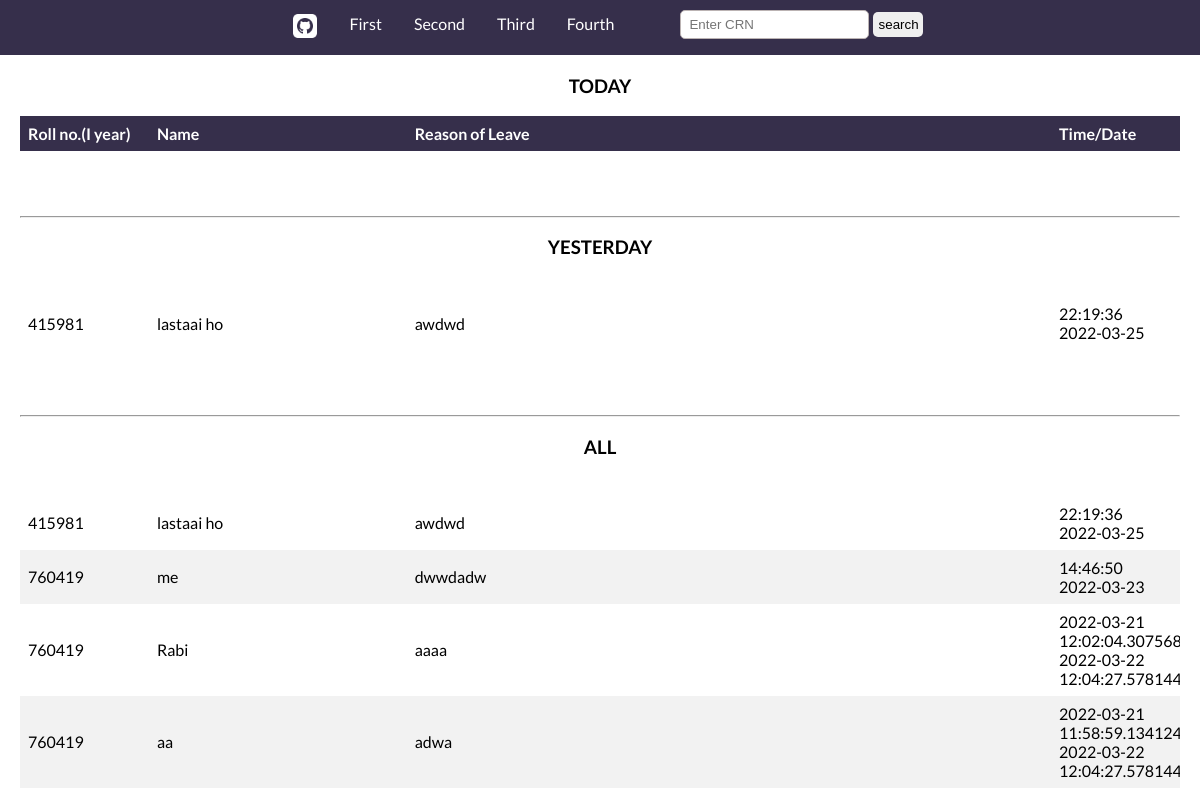
Before: /applicants-lists/1 with the older database file.
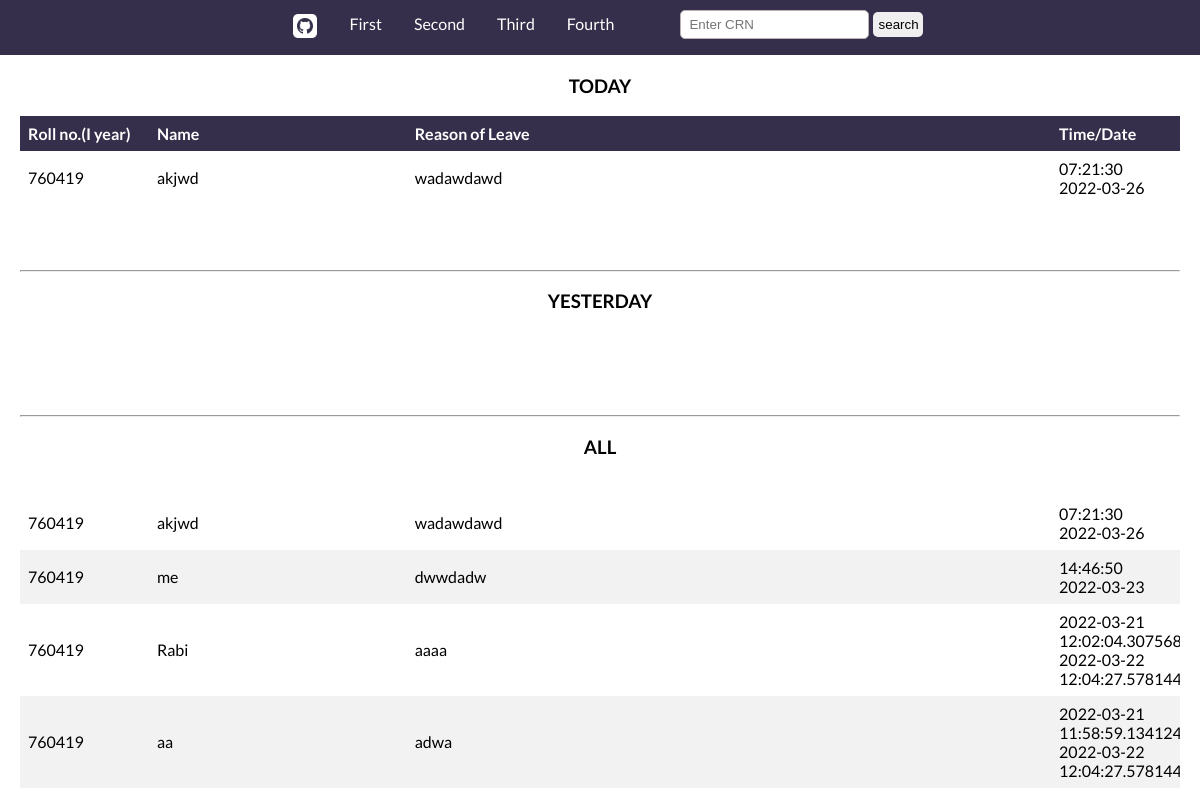
After: the same page with the newer database file.
### leaveformapp/models.py (models this page shows, shortened)
class Students(models.Model):
    id = models.AutoField(primary_key=True)
    fullname = models.CharField(max_length=50)
    roll = models.IntegerField()
    year = models.CharField(max_length=50)
    createdTime = models.CharField(max_length=50)
    createdDate = models.CharField(max_length=50)
    reason = models.TextField()

### leaveformapp/views.py (the view)
# urls.py: path('applicants-lists/1', views.first_year, name='firstyear'),
def first_year(request):
    data = dataRetriveByYear(request, 'First', 'firstyear.html')
    return render(request, 'firstyear.html', data)

### templates/firstyear.html (shortened to what this page needs)
{% extends 'base.html'%}
{% block yearblock %}I{% endblock%}

### templates/base.html (shortened to what this page needs)
{% load static %}
<!DOCTYPE html>
<html lang="en">
<head>
    <link rel="stylesheet" href={% static 'liststyle.css' %}>
</head>
<body>
    <nav >
        <ul >
            <li ><a
                    href="https://github.com/rabibasukala01/Application-of-Leave"><img src={%static 'github.png'%} alt="contribute"></a>
            </li>
            <li><a href="{% url 'firstyear'%}">First</a></li>
            <li><a href="{% url 'secondyear'%}">Second</a></li>
            <li><a href="{% url 'thirdyear'%}">Third</a></li>
            <li><a href="{% url 'fourthyear'%}">Fourth</a></li>
            <li>
                <form action="" method="post" style="margin-left:50px ;">
                    <input type="text" name="searched" id="searchfield" placeholder="Enter CRN">
                    <input type="submit" name="submit" value="search" id="search-btn">
                </form>
            </li>
        </ul>
    </nav>
    <div id="container">
        <table class="table">
            <h3 style="text-align: center;">TODAY</h3>
            <colgroup>
                <col style="width:10%">
                <col style="width:20%">
                <col style="width:50%">
                <col style="width:10%">
            </colgroup>
            <tr style="background-color: #362f4b; color: whitesmoke;">
                <th>Roll no.({% block yearblock%} {%endblock%} year)</th>
                <th>Name</th>
                <th>Reason of Leave</th>
                <th>Time/Date </th>
            </tr>
            {%if searched_data%}
            {%for data in searched_data%}
            <tr>
                <td>{{data.roll}}{{year}}</td>
                <td>{{data.fullname}}</td>
                <td>{{data.reason}}</td>
                <td>{{data.createdTime}} <br> {{data.createdDate}}</td>
            </tr>
            {%endfor%}
        </table>
        {%else%}
        <table class="table">
            <colgroup>
                <col style="width:10%">
                <col style="width:20%">
                <col style="width:50%">
                <col style="width:10%">
            </colgroup>
            {% for data in today %}
            <tr>
                <td>{{data.roll}}</td>
                <td>{{data.fullname}}</td>
                <td>{{data.reason}}</td>
                <td>{{data.createdTime}} <br> {{data.createdDate}}</td>
            </tr>
            {% endfor %}
        </table>
        <br>
        <br>
        <br>
        <hr>
        <h3 style="text-align: center;">YESTERDAY</h3>
        <br>
        <table class="table">
            <colgroup>
                <col style="width:10%">
                <col style="width:20%">
                <col style="width:50%">
                <col style="width:10%">
            </colgroup>
            {% for data in yesterday %}
            <tr>
                <td>{{data.roll}}</td>
                <td>{{data.fullname}}</td>
                <td>{{data.reason}}</td>
                <td>{{data.createdTime}} <br> {{data.createdDate}}</td>
            </tr>
            {% endfor %}
        </table>
        <br>
        <br>
        <br>
        <hr>
        <h3 style="text-align: center;">ALL</h3>
        <br>
        <table class="table">
            <colgroup>
                <col style="width:10%">
                <col style="width:20%">
                <col style="width:50%">
                <col style="width:10%">
            </colgroup>
            {% for data in remainings %}
            <tr>
                <td>{{data.roll}}</td>
                <td>{{data.fullname}}</td>
                <td>{{data.reason}}</td>
                <td>{{data.createdTime}} <br> {{data.createdDate}}</td>
            </tr>
            {% endfor %}
        </table>
        {%endif%}
    </div>
</body>
</html>

### static/liststyle.css (style rules this page uses)
body { margin: 0; padding: 0; font-family: 'Lato', sans-serif; }
#searchfield { margin-top: 10px; height: 25px; border-radius: 5px; padding-left: 8px; border:0.1px solid rgb(187, 179, 179); }
#search-btn { margin-top: 10px; height: 25px; width: 50px; border-radius: 5px; text-align: center; border: none; }
#container { margin: 20px 20px 20px 20px; }
ul { list-style-type: none; margin: 0; padding: 0; background-color: #362f4b; position:sticky; top:-0.5px; overflow: hidden; width: 100%; color: aliceblue; list-style: none; display: flex; justify-content: center; flex-direction: row; }
li { float: right; color: aliceblue; }
li a { display: block; color: white; text-align: center; padding: 14px 16px; text-decoration: none; }
table { table-layout:fixed; border-collapse: collapse; width: 100%; }
img { height: 24px; width: 24px; }
th, td { text-align: left; padding: 8px; overflow: hidden; }
tr:nth-child(even) { background-color: #f2f2f2 }
th { background-color: #362f4b; color: white; }

Changed rows visible on the page:
removed Students: roll "415981", fullname "lastaai ho", reason "awdwd", createdTime "22:19:36", createdDate "2022-03-25"
now on this page (row edited): Students: roll "760419", fullname "akjwd", reason "wadawdawd", createdTime "07:21:30", createdDate "2022-03-26"
